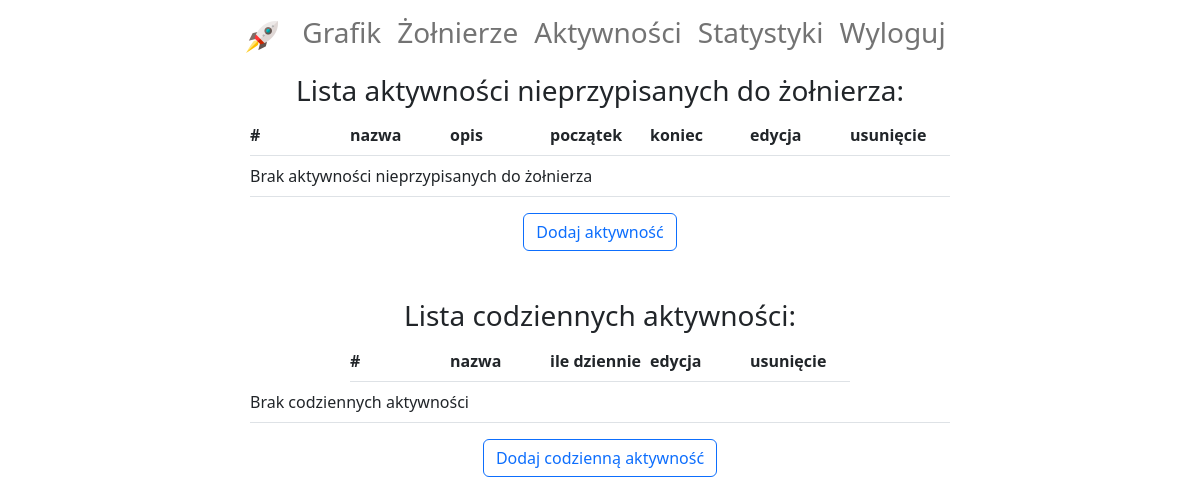
/activity-unassigned-and-everyday-list/ (signed in), run on an earlier commit of the app's database.
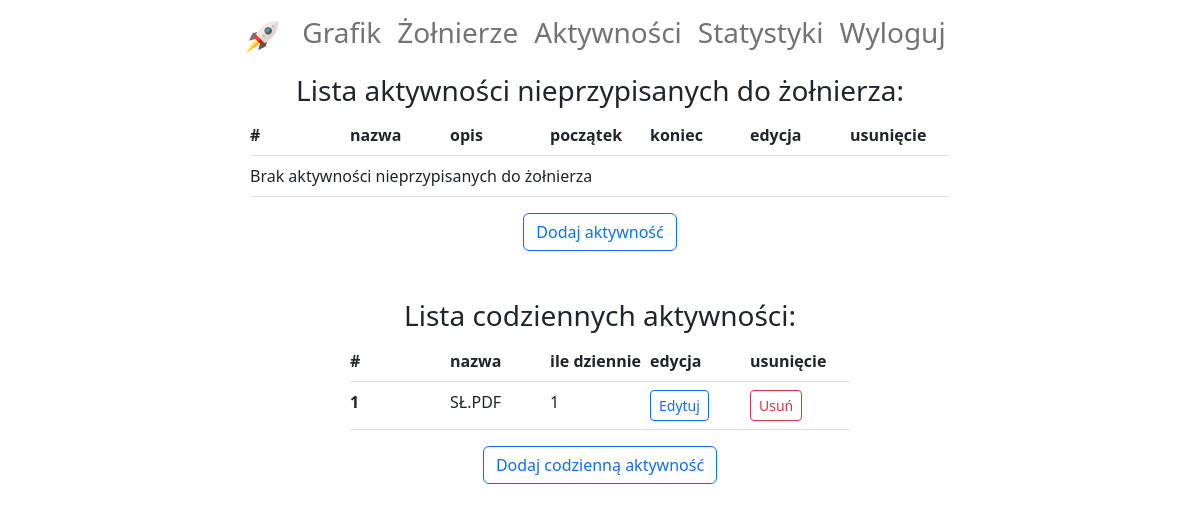
And on a later commit of the database.
### diagram/models.py (models this page shows, shortened)
class EverydayActivity(models.Model):
    name = models.CharField(max_length=30, verbose_name='nazwa')
    how_many = models.IntegerField(verbose_name='ile dziennie', default=1, validators=[validate_how_many_everyday_activities])
    subdivision = models.ForeignKey(Subdivision, on_delete=models.SET_NULL, null=True, blank=True,
                                    verbose_name='pododdział')

### diagram/views.py (the view)
# urls.py: path('activity-unassigned-and-everyday-list/', ActivityUnassignedAndEverydayList.as_view(),
class ActivityUnassignedAndEverydayList(LoginRequiredMixin, generic.View):
    def get(self, request):
        context = {
            'unassigned_activities': Activity.objects.filter(subdivision=self.request.user.subdivision, soldier=None),
            'everyday_activities': EverydayActivity.objects.filter(subdivision=self.request.user.subdivision)
        }
        return render(request, 'diagram/activity_unassigned_and_everyday_list.html', context)

### diagram/templates/diagram/activity_unassigned_and_everyday_list.html (shortened to what the changed rows need)
{% extends 'account/base.html' %}
{% load crispy_forms_filters %}
{% block content %}
    <div class="d-flex flex-column align-items-center">
        <table class="table">
            <thead>
            <tr class="d-flex justify-content-center">
                <th class="col col-md-1 px-0" scope="col">#</th>
                <th class="col col-md-1 px-0" scope="col">nazwa</th>
                <th class="col col-md-1 px-0" scope="col">opis</th>
                <th class="col col-md-1 px-0" scope="col">początek</th>
                <th class="col col-md-1 px-0" scope="col">koniec</th>
                <th class="col col-md-1 px-0" scope="col">edycja</th>
                <th class="col col-md-1 px-0" scope="col">usunięcie</th>
            </tr>
            </thead>
        </table>
    </div>
    <div class="d-flex flex-column align-items-center mt-5">
        <table class="table">
            <thead>
            <tr class="d-flex justify-content-center">
                <th class="col col-md-1 px-0" scope="col">#</th>
                <th class="col col-md-1 px-0" scope="col">nazwa</th>
                <th class="col col-md-1 px-0" scope="col">ile dziennie</th>
                <th class="col col-md-1 px-0" scope="col">edycja</th>
                <th class="col col-md-1 px-0" scope="col">usunięcie</th>
            </tr>
            </thead>
            <tbody>
            {% for activity in everyday_activities %}
                <tr class="d-flex justify-content-center">
                    <th class="col col-md-1 px-0" scope="row">{{ forloop.counter }}</th>
                    <td class="col col-md-1 px-0">{{ activity.name }}</td>
                    <td class="col col-md-1 px-0">{{ activity.how_many }}</td>
                    <td class="col col-md-1 px-0">
                        <a href="{% url 'everyday-activity-update' activity.pk %}">
                            <button class="btn btn-outline-primary btn-sm">Edytuj</button>
                        </a>
                    </td>
                    <td class="col col-md-1 px-0">
                        <a href="{% url 'everyday-activity-delete' activity.pk %}">
                            <button class="btn btn-outline-danger btn-sm">Usuń</button>
                        </a>
                    </td>
                </tr>
            {% empty %}
                <tr class="d-flex justify-content-center">
                    <td class="col col-md-7 px-0">Brak codziennych aktywności</td>
                </tr>
            {% endfor %}
            </tbody>
        </table>
    </div>
{% endblock %}

What changed in the data, as far as the page shows it:
added EverydayActivity: name "SŁ.PDF", how_many "1"
Also different on the page:
text no longer shown: "Brak codziennych aktywności"
